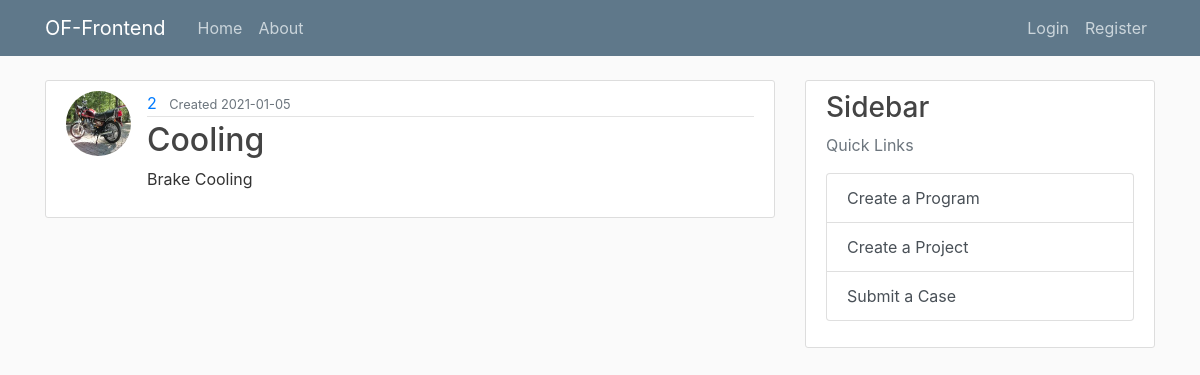
Page /1/1/1/ on the committed database.
### flask_website/models.py (models this page shows, shortened)
class User(db.Model, UserMixin):
    __tablename__ = "user"
    id = db.Column(db.Integer, primary_key=True)
    username = db.Column(db.String(20), unique=True, nullable=False)
    email = db.Column(db.String(120), unique=True, nullable=False)
    image_file = db.Column(db.String(20), default="default.jpg")
    password = db.Column(db.String(60), nullable=False)
    creator_program = db.relationship("Program", backref="creator_program", lazy=True)
    creator_project = db.relationship("Project", backref="creator_project", lazy=True)

class Project(db.Model):
    __tablename__ = "project"
    id = db.Column(db.Integer, primary_key=True)
    name = db.Column(db.String(20), unique=True, nullable=False)
    description = db.Column(db.Text, unique=False, nullable=False)
    created_date = db.Column(
        db.DateTime, nullable=False, default=datetime.utcnow
    )  # auto
    created_by = db.Column(db.Integer, db.ForeignKey("user.id"), nullable=False)
    program_id = db.Column(db.Integer, db.ForeignKey("program.id"), nullable=False)
    program = db.relationship("Program", back_populates="project")
    case = db.relationship("Case", back_populates="project")  # forward

### flask_website/routes.py (the view)
@login_required
@app.route("/<int:program_id>/<int:project_id>/<int:case_id>/")
def case(program_id, project_id, case_id):
    program = Program.query.get_or_404(program_id)
    project = Project.query.get_or_404(project_id)
    cases = project.case
    return render_template(
        "case.html", title=program.name, program=program, project=project, case=cases
    )

### flask_website/templates/case.html (shortened to what this page needs)
{% extends "layout.html" %}
{% block content %}
<article class="media content-section">
  <img class="rounded-circle article-img" ,
    src="{{ url_for('static',filename = 'profile_pics/' + program.creator_program.image_file) }}">
  <div class="media-body">
    <div class="article-metadata">
      <a class="mr-2" href="#">{{ project.created_by}}</a>
      <small class="text-muted"> Created {{ project.created_date.strftime('%Y-%m-%d') }}</small>
    </div>
    <h2 class="article-title">{{ project.name }}</h2>
    <p class="article-content">{{ project.description }}</p>
  </div>
</article>
{% endblock content %}

### flask_website/static/main.css (style rules this page uses)
body { background: #fafafa; color: #333333; margin-top: 5rem; }
h1, h2, h3, h4, h5, h6 { color: #444444; }
.content-section { background: #ffffff; padding: 10px 20px; border: 1px solid #dddddd; border-radius: 3px; margin-bottom: 20px; }
.article-title { color: #444444; }
.article-content { white-space: pre-line; }
.article-img { height: 65px; width: 65px; margin-right: 16px; }
.article-metadata { padding-bottom: 1px; margin-bottom: 4px; border-bottom: 1px solid #e3e3e3 }

### rows in the picture
User: image_file (placeholder picture)
Project: created_by "2", created_date "2021-01-05", name "Cooling", description "Brake Cooling"
